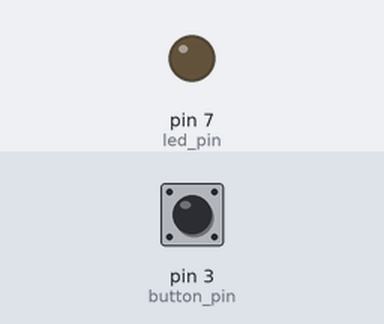
Recording of a sketch running on a simulated Arduino Uno, built with avr-gcc and run on an emulated ATmega328P. Shown: output pins drawn as LEDs (lit = HIGH). Dashed ring = blinking. The inputs (shaded band) are chosen by the test bench; at power-on: pin 3 (button_pin) HIGH.

Above: at 1.2 s.
1.3 s: pin 3 (button_pin) pulsed LOW 5 times (0.12 s each, 0.3 s apart)
At 1.75 s:
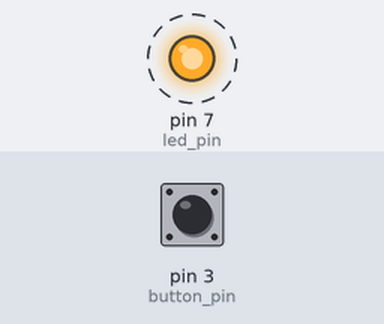
4.3 s: pin 3 (button_pin) pulled LOW for 0.15 s
At 4.9 s:
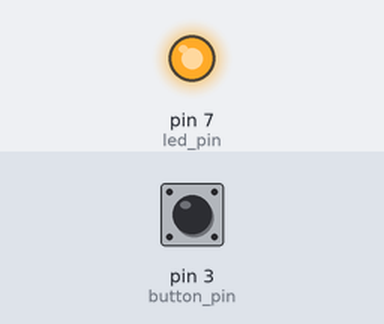
5.9 s: pin 3 (button_pin) pulled LOW for 1 s
At 7.3 s:
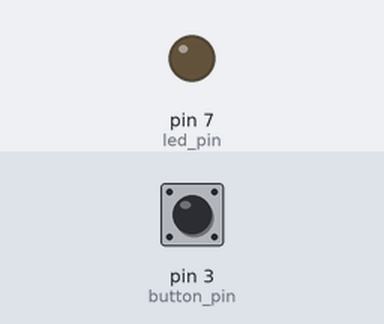
Timing chart, 0 to 8.9 s (numbered marks = the images above; inputs shaded):
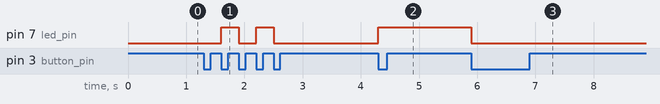

The sketch:

button2.ino
```cpp
//TODO: A-1.3 with internal pullup

const int led_pin = 7;
const int button_pin = 3;

int ledState = LOW;
int lastBState = HIGH;

void setup() {
  pinMode(led_pin, OUTPUT);
  pinMode(button_pin, INPUT_PULLUP);
}

void loop() {
  int bState = digitalRead(button_pin);

  if(bState == LOW && lastBState == HIGH) {
    digitalWrite(led_pin, ledState);
    ledState = !ledState;
  }

  lastBState = bState;
}
```

Measured:
- after the input at 1.3 s, pin 7 (led_pin): alternates HIGH for 0.30 s and LOW for 0.30 s, 4 changes in all, then stays LOW, starting after 0.30 s
- after the input at 4.3 s, pin 7 (led_pin): LOW → HIGH at once
- after the input at 5.9 s, pin 7 (led_pin): HIGH → LOW at once
